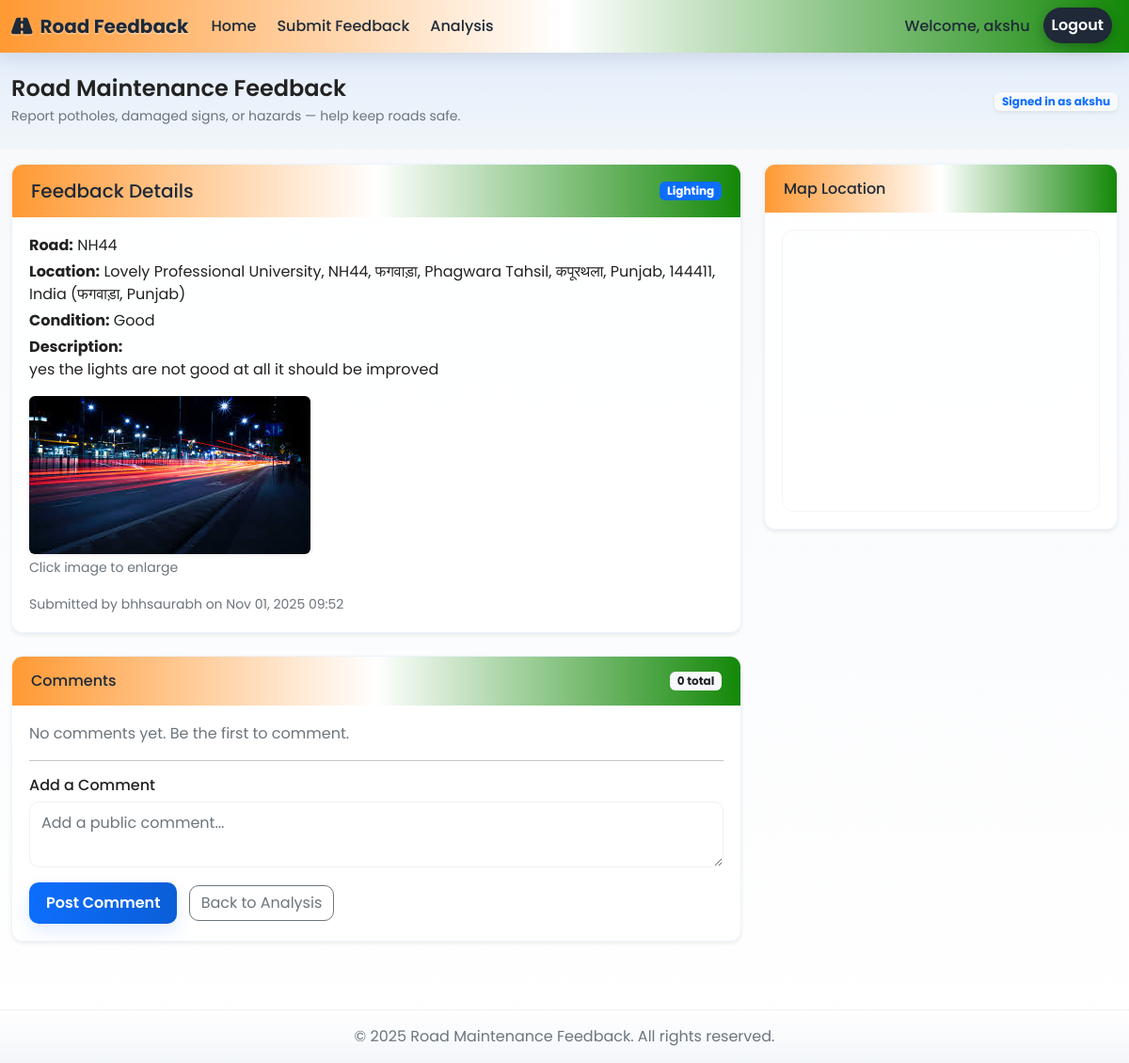
The page /reports/feedback/2/ (signed in) on the database its author committed.
### reports/models.py (models this page shows, shortened)
class RoadFeedback(models.Model):
    CONDITION_CHOICES = [
        ('excellent', 'Excellent'),
        ('good', 'Good'),
        ('fair', 'Fair'),
        ('poor', 'Poor'),
        ('very_poor', 'Very Poor'),
    ]
    ISSUE_TYPES = [
        ('pothole', 'Potholes'),
        ('cracks', 'Cracks'),
        ('drainage', 'Drainage Issues'),
        ('signs', 'Missing/Damaged Signs'),
        ('lighting', 'Poor Lighting'),
        ('other', 'Other'),
    ]
    user = models.ForeignKey(User, on_delete=models.CASCADE)
    road_name = models.CharField(max_length=255)
    location = models.CharField(max_length=255)
    latitude = models.FloatField()
    longitude = models.FloatField()
    state = models.CharField(max_length=100)
    city = models.CharField(max_length=100)
    condition = models.CharField(max_length=20, choices=CONDITION_CHOICES)
    issue_type = models.CharField(max_length=20, choices=ISSUE_TYPES)
    description = models.TextField()
    image = models.ImageField(upload_to='road_images/', null=True, blank=True)
    created_at = models.DateTimeField(auto_now_add=True)
    updated_at = models.DateTimeField(auto_now=True)
    class Meta:
        ordering = ['-created_at']

### reports/views.py (the view, shortened to what this page needs)
# urls.py: path('feedback/<int:pk>/', views.feedback_detail, name='feedback_detail'),
@login_required
def feedback_detail(request, pk):
    feedback = get_object_or_404(RoadFeedback, pk=pk)
    comments = feedback.comments.select_related('user').all()
    form = CommentForm()
    return render(request, 'reports/feedback_detail.html', {
        'feedback': feedback,
        'comments': comments,
        'comment_form': form,
        'google_maps_api_key': settings.GOOGLE_MAPS_API_KEY
    })

### reports/forms.py (shortened to what this page needs)
class CommentForm(forms.ModelForm):
    class Meta:
        model = Comment
        fields = ['text']
        widgets = {
            'text': forms.Textarea(attrs={'class': 'form-control', 'rows': 2, 'placeholder': 'Add a public comment...'}),
        }

### reports/templates/reports/feedback_detail.html (shortened to what this page needs)
{% extends 'base.html' %}
{% load static %}
{% load form_filters %}
{% block content %}
<div class="row">
  <div class="col-lg-8 mb-4">
    <div class="card shadow-sm mb-4">
      <div class="card-header d-flex justify-content-between align-items-center">
        <h5 class="mb-0">Feedback Details</h5>
        <span class="badge bg-primary">{{ feedback.issue_type|title }}</span>
      </div>
      <div class="card-body">
        <p class="mb-1"><strong>Road:</strong> {{ feedback.road_name }}</p>
        <p class="mb-1"><strong>Location:</strong> {{ feedback.location }} ({{ feedback.city }}, {{ feedback.state }})</p>
        <p class="mb-1"><strong>Condition:</strong> {{ feedback.get_condition_display }}</p>
        <p class="mb-3"><strong>Description:</strong><br>{{ feedback.description }}</p>
        {% if feedback.image %}
          <div class="feedback-image-wrapper mb-3">
            <a href="#" data-bs-toggle="modal" data-bs-target="#imageModal">
              <img src="{{ feedback.image.url }}" alt="Road image" class="img-fluid rounded shadow-sm" style="max-height:200px;object-fit:cover;">
            </a>
            <small class="text-muted d-block mt-1">Click image to enlarge</small>
          </div>
        {% endif %}
        <small class="text-muted">Submitted by {{ feedback.user.username }} on {{ feedback.created_at|date:'M d, Y H:i' }}</small>
      </div>
    </div>
    <div class="card shadow-sm">
      <div class="card-header d-flex justify-content-between align-items-center">
        <h6 class="mb-0">Comments</h6>
        <span class="badge bg-light text-dark">{{ comments|length }} total</span>
      </div>
      <div class="card-body">
        {% if comments %}
          <ul class="list-unstyled mb-4">
            {% for c in comments %}
            <li class="comment-item mb-3 p-3 rounded" style="background:rgba(13,110,253,0.04);">
              <div class="d-flex justify-content-between align-items-start">
                <div>
                  <strong>{{ c.user.username }}</strong>
                  <small class="text-muted ms-2">{{ c.created_at|date:'M d, Y H:i' }}</small>
                </div>
              </div>
              <p class="mb-0 mt-2">{{ c.text }}</p>
            </li>
            {% endfor %}
          </ul>
        {% else %}
          <p class="text-muted">No comments yet. Be the first to comment.</p>
        {% endif %}
        <hr>
        <h6 class="mb-2">Add a Comment</h6>
        <form method="post" novalidate class="comment-form">
          <div class="mb-3">
            {{ comment_form.text }}
          </div>
          <button type="submit" class="btn btn-primary">Post Comment</button>
          <a href="{% url 'reports:feedback_analysis' %}" class="btn btn-outline-secondary ms-2">Back to Analysis</a>
        </form>
      </div>
    </div>
  </div>
  <div class="col-lg-4">
    <div class="card shadow-sm mb-4">
      <div class="card-header"><h6 class="mb-0">Map Location</h6></div>
      <div class="card-body">
        <div id="map" style="height:300px;"></div>
      </div>
    </div>
  </div>
</div>
{% endblock %}

### templates/base.html (shortened to what this page needs)
<!DOCTYPE html>
<html lang="en">
<head>
    <link href="https://cdn.jsdelivr.net/npm/bootstrap@5.2.3/dist/css/bootstrap.min.css" rel="stylesheet">
    <link href="https://cdnjs.cloudflare.com/ajax/libs/font-awesome/6.5.0/css/all.min.css" rel="stylesheet">
    <link href="/static/css/custom.css" rel="stylesheet">
</head>
<body>
    <nav class="navbar navbar-expand-lg navbar-dark bg-primary">
        <div class="container">
            <a class="navbar-brand" href="{% url 'reports:dashboard' %}">
                <i class="fas fa-road me-2"></i>Road Feedback
            </a>
            <div class="collapse navbar-collapse" id="navbarNav">
                <ul class="navbar-nav me-auto">
                    <li class="nav-item">
                        <a class="nav-link" href="{% url 'reports:dashboard' %}">Home</a>
                    </li>
                    {% if user.is_authenticated %}
                    <li class="nav-item">
                        <a class="nav-link" href="{% url 'reports:submit_feedback' %}">Submit Feedback</a>
                    </li>
                    <li class="nav-item">
                        <a class="nav-link" href="{% url 'reports:feedback_analysis' %}">Analysis</a>
                    </li>
                    {% endif %}
                </ul>
                <ul class="navbar-nav">
                    {% if user.is_authenticated %}
                    <li class="nav-item">
                        <span class="nav-link">Welcome, {{ user.username }}</span>
                    </li>
                    <li class="nav-item">
                        <form method="post" action="{% url 'reports:logout' %}" class="d-inline">
                            <button type="submit" class="nav-link btn btn-link">Logout</button>
                        </form>
                    </li>
                    {% endif %}
                </ul>
            </div>
        </div>
    </nav>
    <section class="site-hero py-4">
        <div class="container">
            <div class="d-flex align-items-center justify-content-between">
                <div>
                    <h1 class="h4 mb-1">Road Maintenance Feedback</h1>
                    <p class="mb-0 text-muted small">Report potholes, damaged signs, or hazards — help keep roads safe.</p>
                </div>
                <div class="d-none d-md-block">
                    {% if user.is_authenticated %}
                    <span class="badge bg-light text-primary shadow-sm">Signed in as {{ user.username }}</span>
                    {% endif %}
                </div>
            </div>
        </div>
    </section>
    <div class="container mt-3">
        {% block content %}
        {% endblock %}
    </div>
    <footer class="footer bg-light mt-5 py-3">
        <div class="container text-center">
            <span class="text-muted">© 2025 Road Maintenance Feedback. All rights reserved.</span>
        </div>
    </footer>
</body>
</html>

### static/css/custom.css (style rules this page uses)
:root { --primary:#0d6efd; --primary-600:#0b5ed7; --accent:#17a2b8; --bg:#f6f8fb; --card-bg: rgba(255,255,255,0.85); --glass-border: rgba(13,110,253,0.08); --muted: #6c757d; --radius: 12px; --saffron:#FF9933; --india-green:#138808; }
body { font-family: 'Poppins', system-ui, -apple-system, 'Segoe UI', Roboto, 'Helvetica Neue', Arial; background: linear-gradient(180deg, var(--bg) 0%, #ffffff 100%); color: #222; min-height:100vh; display:flex; flex-direction:column; }
.container { max-width:1200px; }
.navbar { background: linear-gradient(90deg, var(--saffron) 0%, #ffffff 50%, var(--india-green) 100%); box-shadow: 0 6px 20px rgba(17,24,39,0.10); }
.navbar-brand { font-weight:700; color:#1f2937 !important; text-shadow:0 1px 2px rgba(255,255,255,0.6); }
.navbar .nav-link { color:#1f2937 !important; font-weight:500; margin-right:6px; }
.nav-link.btn-link { background:#1f2937; color:#fff !important; border-radius:24px; padding:6px 16px; font-weight:600; box-shadow:0 4px 14px rgba(0,0,0,0.25); }
.site-hero { background: linear-gradient(180deg, rgba(13,110,253,0.08), rgba(23,162,184,0.03)); }
.site-hero h1 { font-weight:600; }
.card { background: var(--card-bg); border-radius: var(--radius); border: 1px solid var(--glass-border); box-shadow: 0 8px 30px rgba(17,24,39,0.04); overflow:hidden; }
.card-header { background:linear-gradient(90deg,var(--saffron),#ffffff 50%,var(--india-green)); border-bottom:none; padding:16px 20px; color:#1f2937; font-weight:600; }
.card-body { padding:18px; }
.btn-primary { background: linear-gradient(90deg,var(--primary),var(--primary-600)); border:none; padding:10px 18px; border-radius:10px; font-weight:600; box-shadow: 0 8px 20px rgba(13,110,253,0.12); }
.btn-outline-secondary { border-radius:10px; }
.form-control { border-radius:10px; border:1px solid rgba(17,24,39,0.06); padding:10px 12px; }
#map { height:420px; border-radius:12px; border:1px solid rgba(17,24,39,0.04); }
.footer { background: linear-gradient(180deg, #ffffff, rgba(13,110,253,0.02)); padding:24px 0; margin-top:auto; border-top:1px solid rgba(17,24,39,0.02); }

### rows shown on the page
RoadFeedback: issue_type "Lighting", road_name "NH44", location "Lovely Professional University, NH44, फगवाड़ा, Phagwara Tahsil, कपूरथला, Punjab, 144411, India", city "फगवाड़ा", state "Punjab", condition "Good", description "yes the lights are not good at all it should be improved", image (picture), user.username "bhhsaurabh", created_at "Nov 01, 2025 09:52"

### other values the page prints
{{ user.username }} "akshu"
{{ comments|length }} "0"
